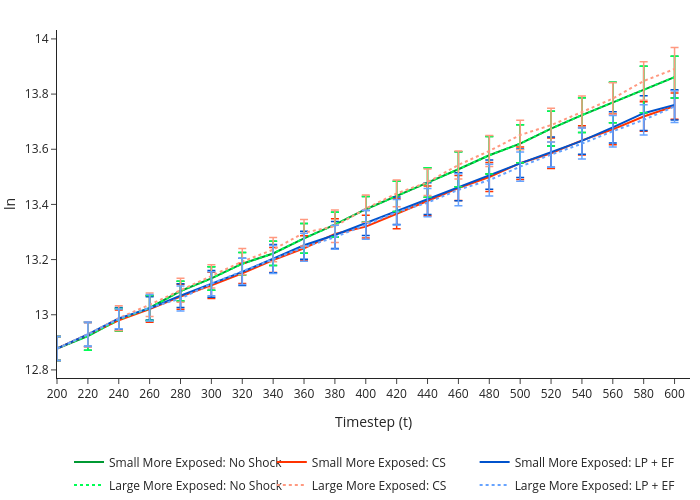

Write notebook code for a chart like this one.
### Code cell
SCENARIOS = {
    "Small More Exposed: No Shock": {"df": scenario_results["small_more_exposed_1"], "color": "#009933", 'dash': 'solid'},
    "Small More Exposed: CS": {"df": scenario_results["small_more_exposed_2"], "color": "#ff3300",'dash': 'solid'},
    "Small More Exposed: LP + EF": {"df": scenario_results["small_more_exposed_3"], "color": "#0052cc",'dash': 'solid'},
    "Large More Exposed: No Shock": {"df": scenario_results["large_more_exposed_1"], "color": "#00ff55", 'dash': 'dot'},
    "Large More Exposed: CS": {"df": scenario_results["large_more_exposed_2"], "color": "#ff9980", 'dash': 'dot'},
    "Large More Exposed: LP + EF": {"df": scenario_results["large_more_exposed_3"], "color": "#66a3ff", 'dash': 'dot'}
}

PDF_PAGES = [
    None,                                       # page 1: all scenarios
    ["Small More Exposed: No Shock"],                          # page 2: dsk_sfc_1
    ["Small More Exposed: No Shock", "Large More Exposed: No Shock"],     # page 3: dsk_sfc_1 + hrhs_1
    ["Small More Exposed: CS"],                                # page 4: dsk_sfc_2
    ["Small More Exposed: CS", "Large More Exposed: CS"],                 # page 5: dsk_sfc_2 + hrhs_2
    ["Small More Exposed: LP + EF"],                           # page 6: dsk_sfc_3
    ["Small More Exposed: LP + EF", "Large More Exposed: LP + EF"],       # page 7: dsk_sfc_3 + hrhs_3
]

fig1 = build_macro_snapshot_metric_figure(
    scenarios=SCENARIOS,
    metric="GDP_r_ln",
    metric_label='ln',
    snap_ts=np.arange(200, 620, 20),
    title='Real GDP',
    line_type='lines',
    ncol_legend=3,
    CI_type='error_bar',
    pdf_pages=PDF_PAGES,
    pdf_path=OUTPUT / "GDP_r_ln_line.pdf",
    # ymin=12.8, ymax=14
)

fig1

# fig1.write_image("../figures/verification/GDP_r_ln.pdf", width=750, height=500, scale=2)
# fig1.write_html("../figures/verification/GDP_r_ln.html", include_plotlyjs="cdn")

### Figure 1 — Plotly figure (JSON) as saved in the notebook; plotly's stock layout.template omitted (floating-point values rounded to 4 significant figures)
{"data": [{"error_y": {"array": [0.04359, 0.05196, 0.04078, 0.0454, 0.03586, 0.04277, 0.04109, 0.04393, 0.0541, 0.04507, 0.04639, 0.0549, 0.05348, 0.06307, 0.06786, 0.06898, 0.06322, 0.06304, 0.07351, 0.08395, 0.07583], "color": "#009933", "thickness": 1.5, "type": "data", "visible": true, "width": 4}, "legendgroup": "Small More Exposed: No Shock", "line": {"color": "#009933", "dash": "solid", "width": 2}, "marker": {"color": "#009933", "line": {"color": "#009933", "width": 1}, "size": 8, "symbol": "circle"}, "mode": "lines", "name": "Small More Exposed: No Shock", "showlegend": true, "type": "scatter", "x": [200, 220, 240, 260, 280, 300, 320, 340, 360, 380, 400, 420, 440, 460, 480, 500, 520, 540, 560, 580, 600], "y": [12.88, 12.92, 12.98, 13.02, 13.09, 13.13, 13.18, 13.22, 13.28, 13.33, 13.38, 13.43, 13.48, 13.53, 13.58, 13.62, 13.67, 13.72, 13.77, 13.82, 13.86]}, {"error_y": {"array": [0.04359, 0.04397, 0.03729, 0.04797, 0.04548, 0.0474, 0.03685, 0.0456, 0.04548, 0.05524, 0.04148, 0.05443, 0.05402, 0.04531, 0.05257, 0.05901, 0.05513, 0.05311, 0.05606, 0.05388, 0.04792], "color": "#ff3300", "thickness": 1.5, "type": "data", "visible": true, "width": 4}, "legendgroup": "Small More Exposed: CS", "line": {"color": "#ff3300", "dash": "solid", "width": 2}, "marker": {"color": "#ff3300", "line": {"color": "#ff3300", "width": 1}, "size": 8, "symbol": "circle"}, "mode": "lines", "name": "Small More Exposed: CS", "showlegend": true, "type": "scatter", "x": [200, 220, 240, 260, 280, 300, 320, 340, 360, 380, 400, 420, 440, 460, 480, 500, 520, 540, 560, 580, 600], "y": [12.88, 12.93, 12.98, 13.02, 13.07, 13.11, 13.15, 13.2, 13.24, 13.29, 13.32, 13.37, 13.41, 13.46, 13.5, 13.55, 13.59, 13.63, 13.67, 13.72, 13.76]}, {"error_y": {"array": [0.04359, 0.04327, 0.03952, 0.04217, 0.04307, 0.04876, 0.04958, 0.05137, 0.05086, 0.04912, 0.04531, 0.05021, 0.0573, 0.05063, 0.05266, 0.05165, 0.05455, 0.0485, 0.05679, 0.06308, 0.05517], "color": "#0052cc", "thickness": 1.5, "type": "data", "visible": true, "width": 4}, "legendgroup": "Small More Exposed: LP + EF", "line": {"color": "#0052cc", "dash": "solid", "width": 2}, "marker": {"color": "#0052cc", "line": {"color": "#0052cc", "width": 1}, "size": 8, "symbol": "circle"}, "mode": "lines", "name": "Small More Exposed: LP + EF", "showlegend": true, "type": "scatter", "x": [200, 220, 240, 260, 280, 300, 320, 340, 360, 380, 400, 420, 440, 460, 480, 500, 520, 540, 560, 580, 600], "y": [12.88, 12.93, 12.99, 13.02, 13.07, 13.11, 13.16, 13.2, 13.25, 13.29, 13.33, 13.38, 13.42, 13.46, 13.51, 13.55, 13.59, 13.63, 13.68, 13.73, 13.76]}, {"error_y": {"array": [0.04359, 0.05196, 0.04078, 0.0454, 0.03586, 0.04277, 0.04109, 0.04393, 0.0541, 0.04507, 0.04639, 0.0549, 0.05348, 0.06307, 0.06786, 0.06898, 0.06322, 0.06304, 0.07351, 0.08395, 0.07583], "color": "#00ff55", "thickness": 1.5, "type": "data", "visible": true, "width": 4}, "legendgroup": "Large More Exposed: No Shock", "line": {"color": "#00ff55", "dash": "dot", "width": 2}, "marker": {"color": "#00ff55", "line": {"color": "#00ff55", "width": 1}, "size": 8, "symbol": "circle"}, "mode": "lines", "name": "Large More Exposed: No Shock", "showlegend": true, "type": "scatter", "x": [200, 220, 240, 260, 280, 300, 320, 340, 360, 380, 400, 420, 440, 460, 480, 500, 520, 540, 560, 580, 600], "y": [12.88, 12.92, 12.98, 13.02, 13.09, 13.13, 13.18, 13.22, 13.28, 13.33, 13.38, 13.43, 13.48, 13.53, 13.58, 13.62, 13.67, 13.72, 13.77, 13.82, 13.86]}, {"error_y": {"array": [0.04359, 0.04554, 0.04472, 0.04272, 0.04362, 0.04238, 0.04732, 0.0438, 0.04773, 0.05877, 0.04949, 0.04873, 0.0477, 0.05092, 0.0563, 0.05319, 0.06098, 0.05809, 0.0575, 0.06977, 0.07848], "color": "#ff9980", "thickness": 1.5, "type": "data", "visible": true, "width": 4}, "legendgroup": "Large More Exposed: CS", "line": {"color": "#ff9980", "dash": "dot", "width": 2}, "marker": {"color": "#ff9980", "line": {"color": "#ff9980", "width": 1}, "size": 8, "symbol": "circle"}, "mode": "lines", "name": "Large More Exposed: CS", "showlegend": true, "type": "scatter", "x": [200, 220, 240, 260, 280, 300, 320, 340, 360, 380, 400, 420, 440, 460, 480, 500, 520, 540, 560, 580, 600], "y": [12.88, 12.93, 12.99, 13.04, 13.09, 13.14, 13.19, 13.24, 13.3, 13.32, 13.38, 13.44, 13.48, 13.54, 13.59, 13.65, 13.69, 13.73, 13.78, 13.85, 13.89]}, {"error_y": {"array": [0.04359, 0.04409, 0.03597, 0.04804, 0.04518, 0.04373, 0.04767, 0.05077, 0.05095, 0.04325, 0.05257, 0.04596, 0.05158, 0.05764, 0.05756, 0.05271, 0.04584, 0.05621, 0.05716, 0.05458, 0.05756], "color": "#66a3ff", "thickness": 1.5, "type": "data", "visible": true, "width": 4}, "legendgroup": "Large More Exposed: LP + EF", "line": {"color": "#66a3ff", "dash": "dot", "width": 2}, "marker": {"color": "#66a3ff", "line": {"color": "#66a3ff", "width": 1}, "size": 8, "symbol": "circle"}, "mode": "lines", "name": "Large More Exposed: LP + EF", "showlegend": true, "type": "scatter", "x": [200, 220, 240, 260, 280, 300, 320, 340, 360, 380, 400, 420, 440, 460, 480, 500, 520, 540, 560, 580, 600], "y": [12.88, 12.93, 12.98, 13.03, 13.06, 13.11, 13.16, 13.2, 13.24, 13.28, 13.33, 13.37, 13.41, 13.45, 13.49, 13.54, 13.58, 13.62, 13.67, 13.71, 13.75]}], "layout": {"height": 500, "legend": {"entrywidth": 0.3125, "entrywidthmode": "fraction", "orientation": "h", "tracegroupgap": 4, "x": 0.5, "xanchor": "center", "y": -0.2, "yanchor": "top"}, "margin": {"b": 10, "l": 0, "r": 10, "t": 30}, "paper_bgcolor": "rgba(0,0,0,0)", "plot_bgcolor": "rgba(0,0,0,0)", "width": 700, "xaxis": {"range": [200, 610], "tickvals": [200, 220, 240, 260, 280, 300, 320, 340, 360, 380, 400, 420, 440, 460, 480, 500, 520, 540, 560, 580, 600], "title": {"text": "Timestep (t)"}}, "yaxis": {"title": {"text": "ln"}}}}
